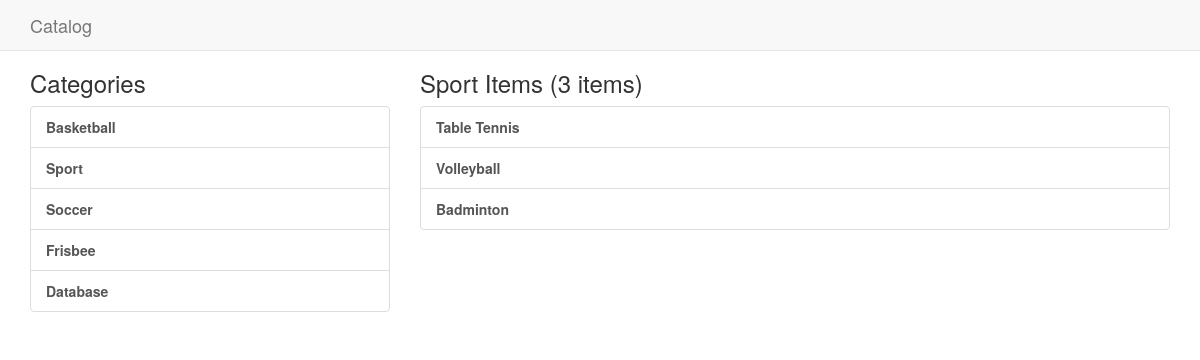
The app's page /catalog/2/ with its own data.
### model.py (models this page shows, shortened)
class Catalog(Base):
    __tablename__ = 'catalog'
    id = Column(Integer, primary_key = True)
    name = Column(String)
    date = Column(DateTime, default = datetime.now(), onupdate = datetime.now)
    items = relationship("Item", back_populates = "catalog")

class Item(Base):
    __tablename__ = 'item'
    id = Column(Integer, primary_key = True)
    title = Column(String)
    desc = Column(String)
    date = Column(DateTime, default = datetime.now(), onupdate = datetime.now)
    catalog_id = Column(Integer, ForeignKey('catalog.id'))
    catalog = relationship("Catalog", back_populates = "items")

### application.py (the view)
@app.route('/catalog/<id>/')
def get_catalog_items(id):
    username = login_session.get('username', None)
    catalogs = session.query(Catalog).all()
    selected_catalog = session.query(Catalog).filter_by(id = id).one()
    items = selected_catalog.items
    catalogs_display = [{'id' : catalog.id, 'name' : catalog.name} for catalog in catalogs]
    items_display = [{'id' : item.id, 'title' : item.title} for item in items]
    items_summary = '{0} Items ({1} items)'.format(selected_catalog.name, len(items_display))
    return render_template('home.html', catalogs_display = catalogs_display, items_display = items_display, items_summary = items_summary, username = username)

### templates/home.html (shortened to what this page needs)
{% extends "main.html" %}
{% block content %}
  <div class="col-md-4">
    <h3>Categories</h3>
    <div class="list-group">
      {% for catalog in catalogs_display %}
        <a class="list-group-item" href="{{ url_for('get_catalog_items', id = catalog.id) }}">
          <strong>{{ catalog.name }}</strong>
        </a>
      {% endfor %}
    </div>
  </div>
  <div class="col-md-8">
    <h3>
      {{ items_summary }}
    </h3>
    <div class="list-group">
      {% for item in items_display %}
        <a class="list-group-item" href="{{ url_for('read_item', id = item.id) }}">
          <strong>{{ item.title }} </strong>
        </a>
      {% endfor %}
    </div>
  </div>
{% endblock %}

### static/style.css (style rules this page uses)
body { padding-top: 50px; }

### records on screen
Catalog: name "Basketball"
Catalog: name "Sport"
Catalog: name "Soccer"
Catalog: name "Frisbee"
Catalog: name "Database"
Item: title "Table Tennis"
Item: title "Volleyball"
Item: title "Badminton"

### other values on screen
{{ items_summary }} "Sport Items (3 items)"
